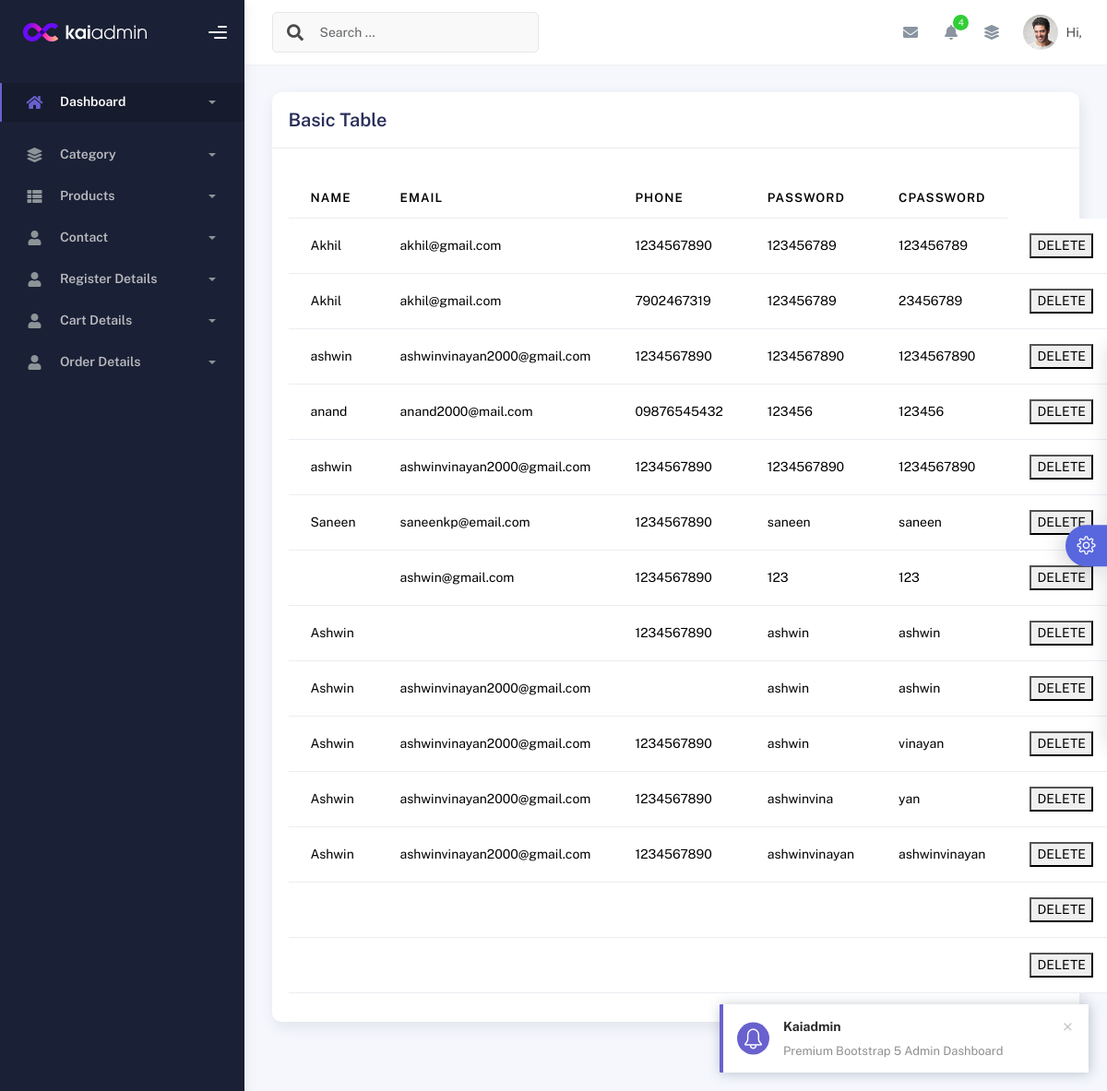
Page /AdminApp/View_Message/ on the committed database.
### WebApp/models.py (models this page shows)
class RegisterDB(models.Model):
    Name = models.CharField(max_length=200, null=True)
    Email = models.EmailField(max_length=200, null=True, blank=True)
    Phone = models.CharField(max_length=200, blank=True, null=True)
    Password = models.CharField(max_length=200, null=True, blank=True)
    CPassword = models.CharField(max_length=200, null=True, blank=True)

### AdminApp/views.py (the view)
# urls.py: path('View_Message/', views.View_Message, name='View_Message'),
def View_Message(request):
    data = RegisterDB.objects.all()
    return render(request, 'View_Message.html', {'data':data})

### AdminApp/templates/View_Message.html (shortened to what this page needs)
<!DOCTYPE html>
{% extends 'index.html' %}
{% block content %}
<html lang="en">
<head>
</head>
<body>
<div class="card col-12">
                  <div class="card-header">
                    <div class="card-title">Basic Table</div>
                  </div>
                  <div class="card-body">
                    <table class="table mt-3">
                      <thead>
                        <tr>
                          <th scope="col">Name</th>
                          <th scope="col">Email</th>
                          <th scope="col">Phone</th>
                          <th scope="col">Password</th>
                          <th scope="col">CPassword</th>
                        </tr>
                      </thead>
                      <tbody>
                        <tr>
                          {% for d in data %}
                          <td>{{d.Name}}</td>
                          <td>{{d.Email}}</td>
                          <td>{{d.Phone}}</td>
                          <td>{{d.Password}}</td>
                          <td>{{d.CPassword}}</td>
                          <td><a href="{% url 'Delete_Message' p_id=d.id %}">
                              <button>DELETE</button>
                          </a></td>
                        </tr>
                      {% endfor %}
                      </tbody>
                    </table>
                  </div>
                </div>
</body>
</html>
{% endblock %}

### rows in the picture
RegisterDB: Name "Akhil", Email "akhil@gmail.com", Phone "1234567890", Password "123456789", CPassword "123456789"
RegisterDB: Name "Akhil", Email "akhil@gmail.com", Phone "7902467319", Password "123456789", CPassword "23456789"
RegisterDB: Name "ashwin", Email "ashwinvinayan2000@gmail.com", Phone "1234567890", Password "1234567890", CPassword "1234567890"
RegisterDB: Name "anand", Email "anand2000@mail.com", Phone "09876545432", Password "123456", CPassword "123456"
RegisterDB: Name "ashwin", Email "ashwinvinayan2000@gmail.com", Phone "1234567890", Password "1234567890", CPassword "1234567890"
RegisterDB: Name "Saneen", Email "saneenkp@email.com", Phone "1234567890", Password "saneen", CPassword "saneen"
RegisterDB: Email "ashwin@gmail.com", Phone "1234567890", Password "123", CPassword "123"
RegisterDB: Name "Ashwin", Phone "1234567890", Password "ashwin", CPassword "ashwin"
RegisterDB: Name "Ashwin", Email "ashwinvinayan2000@gmail.com", Password "ashwin", CPassword "ashwin"
RegisterDB: Name "Ashwin", Email "ashwinvinayan2000@gmail.com", Phone "1234567890", Password "ashwin", CPassword "vinayan"
RegisterDB: Name "Ashwin", Email "ashwinvinayan2000@gmail.com", Phone "1234567890", Password "ashwinvina", CPassword "yan"
RegisterDB: Name "Ashwin", Email "ashwinvinayan2000@gmail.com", Phone "1234567890", Password "ashwinvinayan", CPassword "ashwinvinayan"
